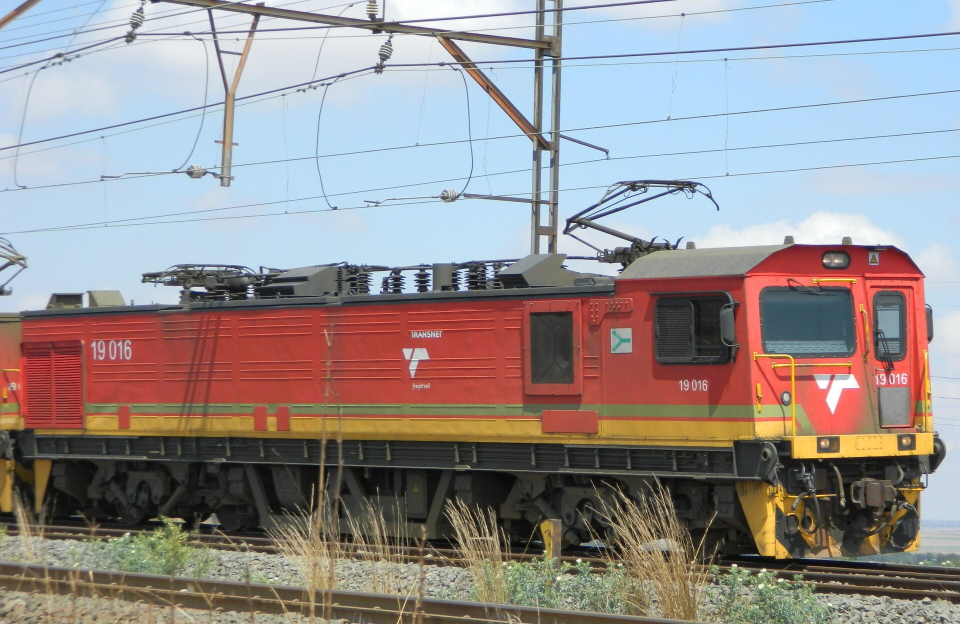
#> input picture assets/careers_transnet_bg.jpg, 1920 x 1248 px (shown at 1/2 size)
$ python -i clean_frames.py   (imports and definitions only)
#> lines starting #> are read from the running program, lines starting #| are printed output that depends on the picture
"""
Clean frames — pick the SHARPEST stills out of a video instead of blind
fixed offsets. A card background or thumbnail built on a motion-blurred
frame looks amateur; edge-variance scoring finds the crisp ones.

Usage:
    from modules.clean_frames import sharpest_frames
    picks = sharpest_frames(video_path, out_dir, need=2, samples=10)
    # -> [(frame_path, t_seconds), ...] best first
"""
import subprocess
from pathlib import Path


def _sharpness(p: Path) -> float:
#> called with p = '../assets/careers_transnet_bg.jpg'
    from PIL import Image, ImageFilter
    import numpy as np
    im = Image.open(p).convert("L").resize((320, 180))
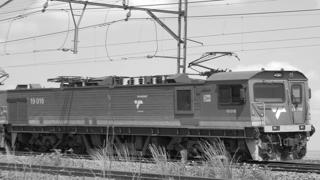
#> im: PIL image 320x180 L; min 7, max 255, mean 144.9
    edges = im.filter(ImageFilter.FIND_EDGES)
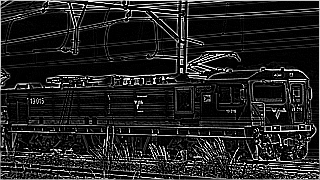
#> edges: PIL image 320x180 L; min 0, max 255, mean 34.1
    return float(np.asarray(edges, dtype=float).var())


def sharpest_frames(video, out_dir, need: int = 1,
                    samples: int = 10) -> list[tuple[str, float]]:
    """Sample frames across the video, return the `need` sharpest."""
    video, out_dir = Path(video), Path(out_dir)
    r = subprocess.run(["ffprobe", "-v", "error", "-show_entries",
                        "format=duration", "-of", "csv=p=0", str(video)],
                       capture_output=True, text=True)
    try:
        dur = float(r.stdout.strip())
    except Exception:
        dur = 10.0
    out_dir.mkdir(parents=True, exist_ok=True)
    cands = []
    for i in range(samples):
        t = dur * (i + 0.5) / samples
        p = out_dir / f"cand_{i}.jpg"
        subprocess.run(["ffmpeg", "-y", "-loglevel", "error",
                        "-ss", f"{t:.2f}", "-i", str(video),
                        "-frames:v", "1", "-q:v", "2", str(p)],
                       capture_output=True)
        if p.exists() and p.stat().st_size > 20_000:
            cands.append((_sharpness(p), t, str(p)))
    cands.sort(key=lambda c: -c[0])
    return [(p, t) for _s, t, p in cands[:need]]

>>> result = _sharpness('../assets/careers_transnet_bg.jpg')
#> result = 3881.6
